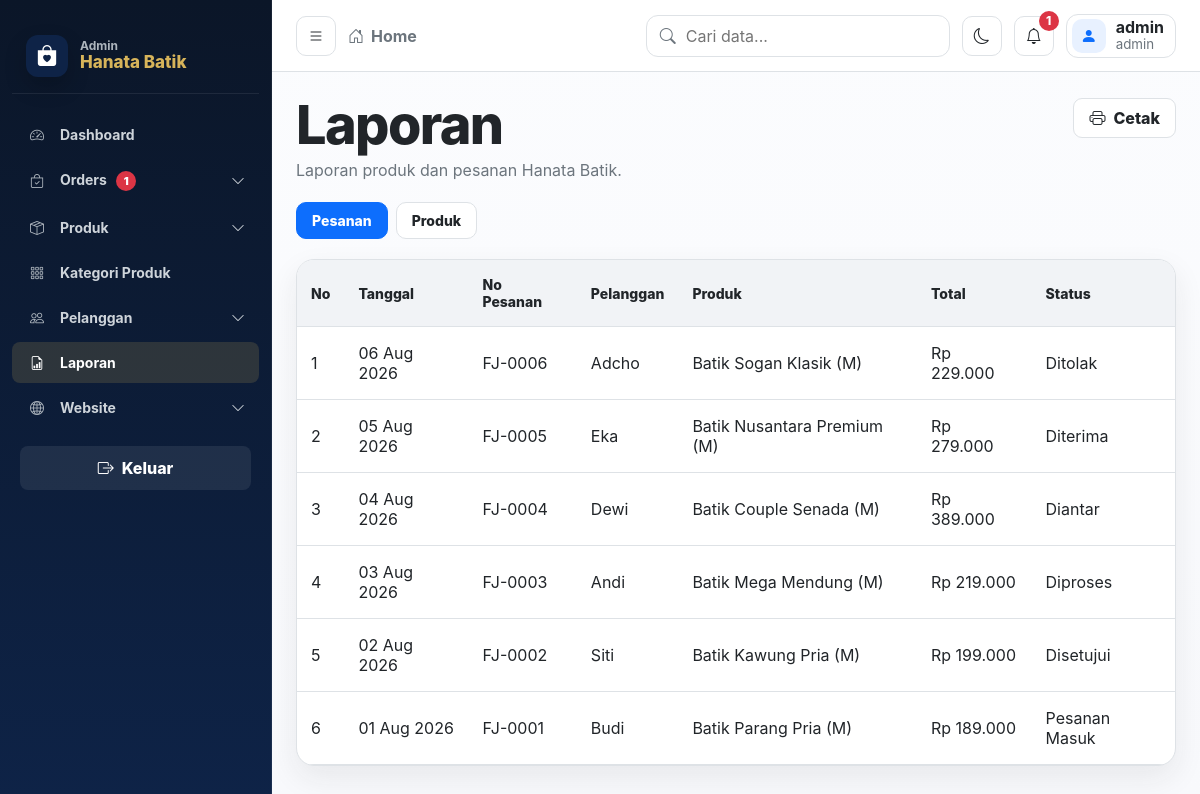
Page /admin/index.php?menu=laporan&jenis=penjualan (signed in) on the committed database.
### tables this page shows
CREATE TABLE `faktur_jual` (
    `id_faktur` INT NOT NULL AUTO_INCREMENT,
    `no_faktur` VARCHAR(30) NOT NULL,
    `id_member` INT NOT NULL,
    `tgl_faktur` DATE NOT NULL,
    `total` BIGINT NOT NULL,
    `status` TINYINT NOT NULL DEFAULT 0,
    `order_status` VARCHAR(20) NOT NULL DEFAULT 'pending',
    `payment_method` VARCHAR(20) NOT NULL DEFAULT '',
    `payment_status` VARCHAR(20) NOT NULL DEFAULT 'unpaid',
    `dp_amount` BIGINT NOT NULL DEFAULT 0,
    `tenor_bulan` INT NOT NULL DEFAULT 0,
    `cicilan_perbulan` BIGINT NOT NULL DEFAULT 0,
    `sisa_tagihan` BIGINT NOT NULL DEFAULT 0,
    `catatan_admin` VARCHAR(255) DEFAULT NULL,
    `tgl_approve` DATETIME DEFAULT NULL,
    `tgl_order` DATETIME NOT NULL DEFAULT CURRENT_TIMESTAMP,
    `tgl_update_status` DATETIME NULL,
    PRIMARY KEY (`id_faktur`),
    UNIQUE KEY `uk_no_faktur_jual` (`no_faktur`),
    KEY `idx_order_member` (`id_member`),
    KEY `idx_order_status` (`order_status`),
    CONSTRAINT `fk_faktur_jual_member`
        FOREIGN KEY (`id_member`) REFERENCES `member` (`id_member`)
        ON UPDATE CASCADE ON DELETE RESTRICT,
    CONSTRAINT `chk_order_status`
        CHECK (`order_status` IN ('pending','approved','processing','shipped','delivered','declined'))
);

### admin/config/koneksi.php (called while the page is built, shortened)
<?php
function order_status_meta() {
    return [
        'pending'=>['label'=>'Pesanan Masuk','class'=>'pending','icon'=>'bi-inbox'],
        'approved'=>['label'=>'Disetujui','class'=>'approved','icon'=>'bi-patch-check'],
        'processing'=>['label'=>'Diproses','class'=>'processing','icon'=>'bi-box-seam'],
        'shipped'=>['label'=>'Diantar','class'=>'shipped','icon'=>'bi-truck'],
        'delivered'=>['label'=>'Diterima','class'=>'delivered','icon'=>'bi-check2-circle'],
        'completed'=>['label'=>'Diterima','class'=>'delivered','icon'=>'bi-check2-circle'],
        'declined'=>['label'=>'Ditolak','class'=>'declined','icon'=>'bi-x-circle']
    ];
}
function order_status_label($status) {
    $m = order_status_meta();
    return $m[$status]['label'] ?? ucfirst((string)$status);
}
if (!function_exists('rupiah')) {
    function rupiah($value) { return 'Rp '.number_format((float)$value,0,',','.'); }
}
?>

### admin/data/laporan.php (the view)
<?php
$jenis=$_GET['jenis']??'penjualan';
if($jenis==='produk'){$q=mysqli_query($conn,"SELECT b.*,COALESCE(t.nm_type,'-') AS nm_type FROM barang b LEFT JOIN `type` t ON t.id_type=b.id_type ORDER BY b.nm_brg");}
else{$q=mysqli_query($conn,"SELECT fj.*,COALESCE(m.nm_member,'-') AS nm_member,COALESCE(GROUP_CONCAT(DISTINCT CONCAT(b.nm_brg,' (',COALESCE(dj.ukuran,'M'),')') ORDER BY b.nm_brg SEPARATOR ', '),'-') AS produk FROM faktur_jual fj LEFT JOIN member m ON m.id_member=fj.id_member LEFT JOIN detal_jual dj ON dj.no_faktur=fj.no_faktur LEFT JOIN barang b ON b.id_brg=dj.id_brg GROUP BY fj.id_faktur,fj.no_faktur,fj.id_member,fj.tgl_faktur,fj.total,fj.status,fj.order_status,fj.catatan_admin,fj.tgl_approve,fj.tgl_order ORDER BY fj.tgl_order DESC");}
?>
<div class="page-head"><div><h1>Laporan</h1><p>Laporan produk dan pesanan Hanata Batik.</p></div><button class="btn btn-secondary" onclick="window.print()"><i class="bi bi-printer"></i> Cetak</button></div>
<div class="status-tabs"><a class="status-tab <?php echo $jenis==='penjualan'?'active':'';?>" href="index.php?menu=laporan&jenis=penjualan">Pesanan</a><a class="status-tab <?php echo $jenis==='produk'?'active':'';?>" href="index.php?menu=laporan&jenis=produk">Produk</a></div>
<div class="table-card"><div class="table-wrap"><table class="data-table">
<?php if($jenis==='produk'):?><thead><tr><th>No</th><th>Produk</th><th>Type</th><th>Harga</th><th>Stok</th></tr></thead><tbody><?php $n=1;while($r=mysqli_fetch_assoc($q)):?><tr class="data-row"><td><?php echo $n++;?></td><td><b><?php echo e($r['nm_brg']);?></b></td><td><?php echo e($r['nm_type']);?></td><td><?php echo rupiah($r['hrg_jual']);?></td><td><?php echo (int)$r['stok'];?></td></tr><?php endwhile;?></tbody>
<?php else: ?><thead><tr><th>No</th><th>Tanggal</th><th>No Pesanan</th><th>Pelanggan</th><th>Produk</th><th>Total</th><th>Status</th></tr></thead><tbody><?php $n=1;while($r=mysqli_fetch_assoc($q)): $s=$r['order_status'];?><tr class="data-row"><td><?php echo $n++;?></td><td><?php echo e(date('d M Y',strtotime($r['tgl_order'])));?></td><td><?php echo e($r['no_faktur']);?></td><td><?php echo e($r['nm_member']);?></td><td><?php echo e($r['produk']);?></td><td><?php echo rupiah($r['total']);?></td><td><?php echo e(order_status_label($s));?></td></tr><?php endwhile;?></tbody><?php endif;?></table></div></div>

### admin/css/style.css (style rules this page uses)
:root { --bg: #f8f9fc; --bg-soft: #f1f3f6; --sidebar: #343a40; --sidebar-2: #2f353b; --sidebar-hover: #454d55; --accent: #0d6efd; --accent-soft: #e8f1ff; --card: #ffffff; --line: #dee2e6; --text: #212529; --muted: #6c757d; --danger: #dc3545; --success: #198754; --warning: #ffc107; --shadow: 0 12px 30px rgba(33, 37, 41, .08); --radius-lg: 18px; --radius-md: 12px; --radius-sm: 8px; }
* { box-sizing: border-box; }
html { scroll-behavior: smooth; }
body { margin: 0; min-height: 100vh; font-family: Inter, "Segoe UI", Arial, sans-serif; background: linear-gradient(180deg, #fbfcfe 0%, var(--bg) 100%); color: var(--text); }
a { color: inherit; text-decoration: none; }
button, input, select, textarea { font: inherit; }
.page-head, .dashboard-title { display: flex; align-items: flex-start; justify-content: space-between; gap: 18px; margin-bottom: 22px; }
.page-head h1, .dashboard-title h1 { margin: 0; color: var(--text); font-size: clamp(30px, 4.5vw, 54px); line-height: 1; letter-spacing: -.03em; font-weight: 800; }
.page-head p, .dashboard-title p { margin: 8px 0 0; color: var(--muted); font-size: 16px; }
.btn, .btn-primary, .btn-secondary, .btn-danger, .btn-soft, input[type=submit], button[type=submit] { display: inline-flex; align-items: center; justify-content: center; gap: 8px; min-height: 40px; padding: 9px 15px; border-radius: 9px; border: 1px solid transparent; cursor: pointer; font-weight: 800; transition: .16s ease; white-space: nowrap; }
.btn-secondary, .btn-soft { background: var(--card); color: var(--text); border-color: var(--line); }
.card, .panel, .info-card, .table-card, .form-card { background: var(--card); border: 1px solid var(--line); border-radius: var(--radius-lg); box-shadow: var(--shadow); }
.table-card { overflow: hidden; }
.table-wrap { overflow-x:auto; }
.data-table, .simple-table, .table { width:100%; border-collapse:collapse; min-width:760px; }
.data-table th, .data-table td, .simple-table th, .simple-table td, .table th, .table td { padding:16px 14px; text-align:left; border-bottom:1px solid var(--line); vertical-align:middle; }
.data-table th, .simple-table th, .table th { color:var(--text); font-size:14px; font-weight:800; background:var(--bg-soft); }
.status-tabs { display:flex;gap:8px;flex-wrap:wrap;margin-bottom:20px; }
.status-tab { display:inline-flex;align-items:center;gap:7px;padding:9px 15px;border-radius:10px;border:1px solid var(--line);background:var(--card);color:var(--text);font-weight:800;font-size:14px; }
.status-tab.active { background:var(--accent);color:#fff;border-color:var(--accent); }
:root { --hn-navy:#0e2347;--hn-gold:#d7b45a;--hn-black:#111; }
body { --hn-gold:#d7b45a;--hn-navy:#0e2347 }

### rows in the picture
faktur_jual: tgl_order "06 Aug 2026", no_faktur "FJ-0006", nm_member "Adcho", produk "Batik Sogan Klasik (M)", total "Rp 229.000", order_status "Ditolak"
faktur_jual: tgl_order "05 Aug 2026", no_faktur "FJ-0005", nm_member "Eka", produk "Batik Nusantara Premium (M)", total "Rp 279.000", order_status "Diterima"
faktur_jual: tgl_order "04 Aug 2026", no_faktur "FJ-0004", nm_member "Dewi", produk "Batik Couple Senada (M)", total "Rp 389.000", order_status "Diantar"
faktur_jual: tgl_order "03 Aug 2026", no_faktur "FJ-0003", nm_member "Andi", produk "Batik Mega Mendung (M)", total "Rp 219.000", order_status "Diproses"
faktur_jual: tgl_order "02 Aug 2026", no_faktur "FJ-0002", nm_member "Siti", produk "Batik Kawung Pria (M)", total "Rp 199.000", order_status "Disetujui"
faktur_jual: tgl_order "01 Aug 2026", no_faktur "FJ-0001", nm_member "Budi", produk "Batik Parang Pria (M)", total "Rp 189.000", order_status "Pesanan Masuk"

### other values in the picture
$pendingOrders "1"
$notifTotal "1"
$namaLogin "admin"
$levelLogin "admin"
